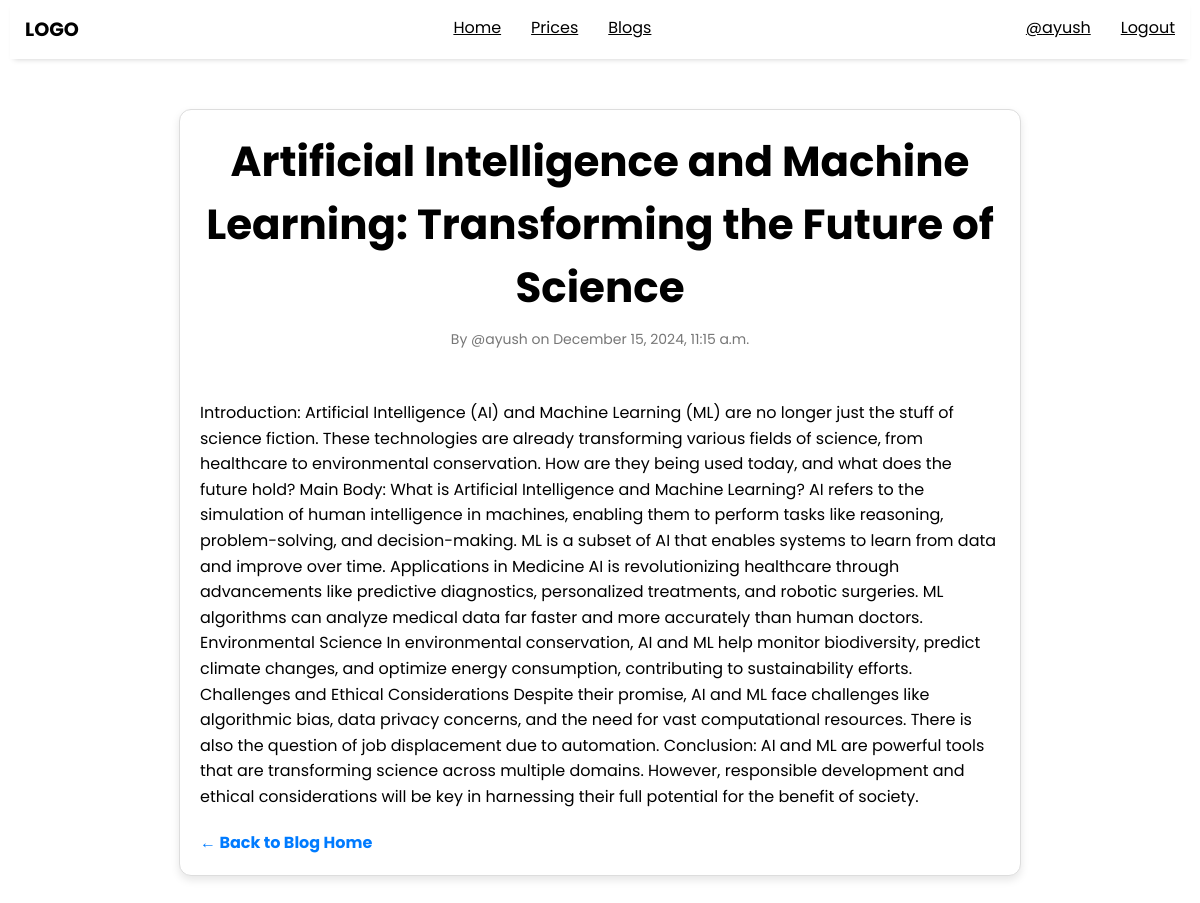
Page /blog-detail/4 (signed in) on the committed database.
### post/models.py (models this page shows, shortened)
class post(models.Model):
    user = models.ForeignKey(User, on_delete=models.CASCADE)
    title = models.CharField(max_length=100)
    content = models.TextField()
    created_at = models.DateTimeField(auto_now_add=True)
    updated_at = models.DateTimeField(auto_now=True)
    class Meta:
        ordering =  ['-created_at', '-updated_at']

### post/views.py (the view)
# urls.py: path('blog-detail/<int:pk>', views.blog_detail, name='blog-detail'),
@login_required(login_url='login-page')
def blog_detail(request, pk):
    posts = get_object_or_404(post, pk=pk)
    return render(request, 'blog_detail.html', {'posts': posts})

### templates/blog_detail.html (shortened to what this page needs)
{% extends "main.html" %}
{% block content %}
    <div class="post-container">
        <div class="post-title"><h2 style="text-align:center">{{ posts.title }}</h2></div>
        <div class="post-meta" style="text-align:center; margin-bottom:50px;">
            By @{{ posts.user.username }} on {{ posts.created_at|date:"F j, Y, g:i a" }}
        </div>
        <div class="post-content">
            <p>{{ posts.content }}</p>
        </div>
        <a href="{% url 'blogs' %}" class="back-link">&larr; Back to Blog Home</a>
    </div>
{% endblock %}

### templates/main.html (shortened to what this page needs)
<!DOCTYPE html>
<html lang="en">
<head>
    <link href="https://cdnjs.cloudflare.com/ajax/libs/font-awesome/6.0.0-beta3/css/all.min.css" rel="stylesheet">
</head>
<body>
    <div class="navbar">
        <div class="logo" style="font-size: 1.2rem; font-weight: bolder;">
            LOGO
        </div>
        <div class="nav-items">
            <a href="{% url 'home' %}" class="nav-link">Home</a>
            <a href="" class="nav-link">Prices</a>
            <a href="{% url 'blogs' %}" class="nav-link">Blogs</a>
        </div>
        <div class="side-items">
            {% if user.is_authenticated %}
                <a href="" class="nav-link">@{{request.user.username}}</a>
                <a href="{% url 'logout-page' %}" class="nav-link">Logout</a>
            {% else %}
                <a href="{% url 'login-page' %}" class="side-link">Login</a>
                <a href="{% url 'register' %}" class="side-link">Register</a>
            {% endif %}
        </div>
    </div>
    {% block content %}{% endblock %}
</body>
</html>

### rows in the picture
post: title "Artificial Intelligence and Machine Learning: Transforming the Future of Science", user.username "ayush", created_at "December 15, 2024, 11:15 a.m.", content "Introduction: Artificial Intelligence (AI) and Machine Learning (ML) are no longer just the stuff of science fiction. These technologies are already transforming various fields of science, from healthcare to environmental conservation. How are they being used today, and what does the future hold? Main Body: What is Artificial Intelligence and Machine Learning? AI refers to the simulation of human intelligence in machines, enabling them to perform tasks like reasoning, problem-solving, and decision-making. ML is a subset of AI that enables systems to learn from data and improve over time. Applications in Medicine AI is revolutionizing healthcare through advancements like predictive…"

### other values in the picture
{{ request.user.username }} "ayush"
